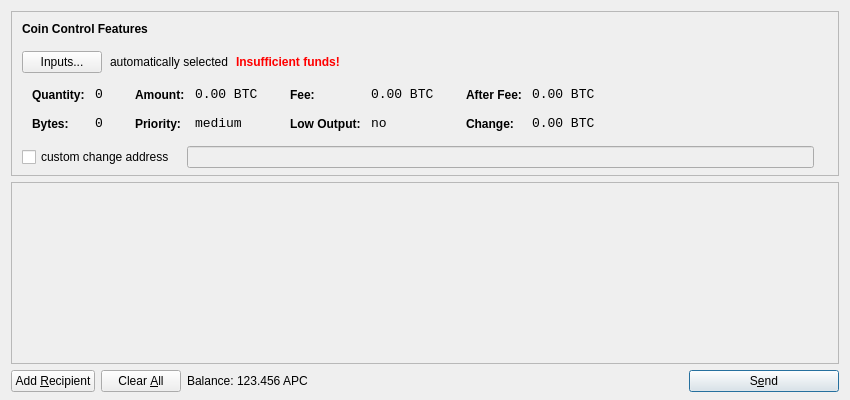
<?xml version="1.0" encoding="UTF-8"?>
<ui version="4.0">
 <class>SendCoinsDialog</class>
 <widget class="QDialog" name="SendCoinsDialog">
  <property name="geometry">
   <rect>
    <x>0</x>
    <y>0</y>
    <width>850</width>
    <height>400</height>
   </rect>
  </property>
  <property name="windowTitle">
   <string>Send Coins</string>
  </property>
  <layout class="QVBoxLayout" name="verticalLayout" stretch="0,1,0">
   <property name="bottomMargin">
    <number>8</number>
   </property>
   <item>
    <widget class="QFrame" name="frameCoinControl">
     <property name="sizePolicy">
      <sizepolicy hsizetype="Expanding" vsizetype="Expanding">
       <horstretch>0</horstretch>
       <verstretch>0</verstretch>
      </sizepolicy>
     </property>
     <property name="maximumSize">
      <size>
       <width>16777215</width>
       <height>16777215</height>
      </size>
     </property>
     <property name="frameShape">
      <enum>QFrame::StyledPanel</enum>
     </property>
     <property name="frameShadow">
      <enum>QFrame::Sunken</enum>
     </property>
     <layout class="QVBoxLayout" name="verticalLayoutCoinControl2">
      <property name="spacing">
       <number>-1</number>
      </property>
      <property name="leftMargin">
       <number>0</number>
      </property>
      <property name="topMargin">
       <number>0</number>
      </property>
      <property name="rightMargin">
       <number>0</number>
      </property>
      <property name="bottomMargin">
       <number>6</number>
      </property>
      <item>
       <layout class="QVBoxLayout" name="verticalLayoutCoinControl" stretch="0,0,0,0,1">
        <property name="spacing">
         <number>0</number>
        </property>
        <property name="leftMargin">
         <number>10</number>
        </property>
        <property name="topMargin">
         <number>10</number>
        </property>
        <item>
         <layout class="QHBoxLayout" name="horizontalLayoutCoinControl1">
          <property name="bottomMargin">
           <number>15</number>
          </property>
          <item>
           <widget class="QLabel" name="labelCoinControlFeatures">
            <property name="sizePolicy">
             <sizepolicy hsizetype="Preferred" vsizetype="Maximum">
              <horstretch>0</horstretch>
              <verstretch>0</verstretch>
             </sizepolicy>
            </property>
            <property name="font">
             <font>
              <weight>75</weight>
              <bold>true</bold>
             </font>
            </property>
            <property name="styleSheet">
             <string notr="true">font-weight:bold;</string>
            </property>
            <property name="text">
             <string>Coin Control Features</string>
            </property>
           </widget>
          </item>
         </layout>
        </item>
        <item>
         <layout class="QHBoxLayout" name="horizontalLayoutCoinControl2" stretch="0,0,0,0">
          <property name="spacing">
           <number>8</number>
          </property>
          <property name="bottomMargin">
           <number>10</number>
          </property>
          <item>
           <widget class="QPushButton" name="pushButtonCoinControl">
            <property name="styleSheet">
             <string notr="true"/>
            </property>
            <property name="text">
             <string>Inputs...</string>
            </property>
           </widget>
          </item>
          <item>
           <widget class="QLabel" name="labelCoinControlAutomaticallySelected">
            <property name="text">
             <string>automatically selected</string>
            </property>
            <property name="margin">
             <number>5</number>
            </property>
           </widget>
          </item>
          <item>
           <widget class="QLabel" name="labelCoinControlInsuffFunds">
            <property name="font">
             <font>
              <weight>75</weight>
              <bold>true</bold>
             </font>
            </property>
            <property name="styleSheet">
             <string notr="true">color:red;font-weight:bold;</string>
            </property>
            <property name="text">
             <string>Insufficient funds!</string>
            </property>
            <property name="margin">
             <number>5</number>
            </property>
           </widget>
          </item>
          <item>
           <spacer name="horizontalSpacerCoinControl">
            <property name="orientation">
             <enum>Qt::Horizontal</enum>
            </property>
            <property name="sizeHint" stdset="0">
             <size>
              <width>40</width>
              <height>1</height>
             </size>
            </property>
           </spacer>
          </item>
         </layout>
        </item>
        <item>
         <widget class="QWidget" name="widgetCoinControl" native="true">
          <property name="sizePolicy">
           <sizepolicy hsizetype="Preferred" vsizetype="Preferred">
            <horstretch>0</horstretch>
            <verstretch>0</verstretch>
           </sizepolicy>
          </property>
          <property name="minimumSize">
           <size>
            <width>0</width>
            <height>0</height>
           </size>
          </property>
          <property name="styleSheet">
           <string notr="true"/>
          </property>
          <layout class="QHBoxLayout" name="horizontalLayoutCoinControl5">
           <property name="margin">
            <number>0</number>
           </property>
           <item>
            <layout class="QHBoxLayout" name="horizontalLayoutCoinControl3" stretch="0,0,0,1">
             <property name="spacing">
              <number>20</number>
             </property>
             <property name="topMargin">
              <number>0</number>
             </property>
             <property name="bottomMargin">
              <number>10</number>
             </property>
             <item>
              <layout class="QFormLayout" name="formLayoutCoinControl1">
               <property name="horizontalSpacing">
                <number>10</number>
               </property>
               <property name="verticalSpacing">
                <number>14</number>
               </property>
               <property name="leftMargin">
                <number>10</number>
               </property>
               <property name="topMargin">
                <number>4</number>
               </property>
               <property name="rightMargin">
                <number>6</number>
               </property>
               <item row="0" column="0">
                <widget class="QLabel" name="labelCoinControlQuantityText">
                 <property name="styleSheet">
                  <string notr="true">font-weight:bold;</string>
                 </property>
                 <property name="text">
                  <string>Quantity:</string>
                 </property>
                 <property name="margin">
                  <number>0</number>
                 </property>
                </widget>
               </item>
               <item row="0" column="1">
                <widget class="QLabel" name="labelCoinControlQuantity">
                 <property name="font">
                  <font>
                   <family>Monospace</family>
                   <pointsize>10</pointsize>
                  </font>
                 </property>
                 <property name="cursor">
                  <cursorShape>IBeamCursor</cursorShape>
                 </property>
                 <property name="contextMenuPolicy">
                  <enum>Qt::ActionsContextMenu</enum>
                 </property>
                 <property name="text">
                  <string notr="true">0</string>
                 </property>
                 <property name="margin">
                  <number>0</number>
                 </property>
                 <property name="textInteractionFlags">
                  <set>Qt::LinksAccessibleByMouse|Qt::TextSelectableByKeyboard|Qt::TextSelectableByMouse</set>
                 </property>
                </widget>
               </item>
               <item row="1" column="0">
                <widget class="QLabel" name="labelCoinControlBytesText">
                 <property name="styleSheet">
                  <string notr="true">font-weight:bold;</string>
                 </property>
                 <property name="text">
                  <string>Bytes:</string>
                 </property>
                </widget>
               </item>
               <item row="1" column="1">
                <widget class="QLabel" name="labelCoinControlBytes">
                 <property name="font">
                  <font>
                   <family>Monospace</family>
                   <pointsize>10</pointsize>
                  </font>
                 </property>
                 <property name="cursor">
                  <cursorShape>IBeamCursor</cursorShape>
                 </property>
                 <property name="contextMenuPolicy">
                  <enum>Qt::ActionsContextMenu</enum>
                 </property>
                 <property name="text">
                  <string notr="true">0</string>
                 </property>
                 <property name="textInteractionFlags">
                  <set>Qt::LinksAccessibleByMouse|Qt::TextSelectableByKeyboard|Qt::TextSelectableByMouse</set>
                 </property>
                </widget>
               </item>
              </layout>
             </item>
             <item>
              <layout class="QFormLayout" name="formLayoutCoinControl2">
               <property name="horizontalSpacing">
                <number>10</number>
               </property>
               <property name="verticalSpacing">
                <number>14</number>
               </property>
               <property name="leftMargin">
                <number>6</number>
               </property>
               <property name="topMargin">
                <number>4</number>
               </property>
               <property name="rightMargin">
                <number>6</number>
               </property>
               <item row="0" column="0">
                <widget class="QLabel" name="labelCoinControlAmountText">
                 <property name="styleSheet">
                  <string notr="true">font-weight:bold;</string>
                 </property>
                 <property name="text">
                  <string>Amount:</string>
                 </property>
                 <property name="margin">
                  <number>0</number>
                 </property>
                </widget>
               </item>
               <item row="0" column="1">
                <widget class="QLabel" name="labelCoinControlAmount">
                 <property name="font">
                  <font>
                   <family>Monospace</family>
                   <pointsize>10</pointsize>
                  </font>
                 </property>
                 <property name="cursor">
                  <cursorShape>IBeamCursor</cursorShape>
                 </property>
                 <property name="contextMenuPolicy">
                  <enum>Qt::ActionsContextMenu</enum>
                 </property>
                 <property name="text">
                  <string notr="true">0.00 BTC</string>
                 </property>
                 <property name="textInteractionFlags">
                  <set>Qt::LinksAccessibleByMouse|Qt::TextSelectableByKeyboard|Qt::TextSelectableByMouse</set>
                 </property>
                </widget>
               </item>
               <item row="1" column="0">
                <widget class="QLabel" name="labelCoinControlPriorityText">
                 <property name="styleSheet">
                  <string notr="true">font-weight:bold;</string>
                 </property>
                 <property name="text">
                  <string>Priority:</string>
                 </property>
                </widget>
               </item>
               <item row="1" column="1">
                <widget class="QLabel" name="labelCoinControlPriority">
                 <property name="font">
                  <font>
                   <family>Monospace</family>
                   <pointsize>10</pointsize>
                  </font>
                 </property>
                 <property name="cursor">
                  <cursorShape>IBeamCursor</cursorShape>
                 </property>
                 <property name="contextMenuPolicy">
                  <enum>Qt::ActionsContextMenu</enum>
                 </property>
                 <property name="text">
                  <string>medium</string>
                 </property>
                 <property name="textInteractionFlags">
                  <set>Qt::LinksAccessibleByMouse|Qt::TextSelectableByKeyboard|Qt::TextSelectableByMouse</set>
                 </property>
                </widget>
               </item>
              </layout>
             </item>
             <item>
              <layout class="QFormLayout" name="formLayoutCoinControl3">
               <property name="horizontalSpacing">
                <number>10</number>
               </property>
               <property name="verticalSpacing">
                <number>14</number>
               </property>
               <property name="leftMargin">
                <number>6</number>
               </property>
               <property name="topMargin">
                <number>4</number>
               </property>
               <property name="rightMargin">
                <number>6</number>
               </property>
               <item row="0" column="0">
                <widget class="QLabel" name="labelCoinControlFeeText">
                 <property name="styleSheet">
                  <string notr="true">font-weight:bold;</string>
                 </property>
                 <property name="text">
                  <string>Fee:</string>
                 </property>
                 <property name="margin">
                  <number>0</number>
                 </property>
                </widget>
               </item>
               <item row="0" column="1">
                <widget class="QLabel" name="labelCoinControlFee">
                 <property name="font">
                  <font>
                   <family>Monospace</family>
                   <pointsize>10</pointsize>
                  </font>
                 </property>
                 <property name="cursor">
                  <cursorShape>IBeamCursor</cursorShape>
                 </property>
                 <property name="contextMenuPolicy">
                  <enum>Qt::ActionsContextMenu</enum>
                 </property>
                 <property name="text">
                  <string notr="true">0.00 BTC</string>
                 </property>
                 <property name="textInteractionFlags">
                  <set>Qt::LinksAccessibleByMouse|Qt::TextSelectableByKeyboard|Qt::TextSelectableByMouse</set>
                 </property>
                </widget>
               </item>
               <item row="1" column="0">
                <widget class="QLabel" name="labelCoinControlLowOutputText">
                 <property name="styleSheet">
                  <string notr="true">font-weight:bold;</string>
                 </property>
                 <property name="text">
                  <string>Low Output:</string>
                 </property>
                </widget>
               </item>
               <item row="1" column="1">
                <widget class="QLabel" name="labelCoinControlLowOutput">
                 <property name="font">
                  <font>
                   <family>Monospace</family>
                   <pointsize>10</pointsize>
                  </font>
                 </property>
                 <property name="cursor">
                  <cursorShape>IBeamCursor</cursorShape>
                 </property>
                 <property name="contextMenuPolicy">
                  <enum>Qt::ActionsContextMenu</enum>
                 </property>
                 <property name="text">
                  <string>no</string>
                 </property>
                 <property name="textInteractionFlags">
                  <set>Qt::LinksAccessibleByMouse|Qt::TextSelectableByKeyboard|Qt::TextSelectableByMouse</set>
                 </property>
                </widget>
               </item>
              </layout>
             </item>
             <item>
              <layout class="QFormLayout" name="formLayoutCoinControl4">
               <property name="horizontalSpacing">
                <number>10</number>
               </property>
               <property name="verticalSpacing">
                <number>14</number>
               </property>
               <property name="leftMargin">
                <number>6</number>
               </property>
               <property name="topMargin">
                <number>4</number>
               </property>
               <property name="rightMargin">
                <number>6</number>
               </property>
               <item row="0" column="0">
                <widget class="QLabel" name="labelCoinControlAfterFeeText">
                 <property name="styleSheet">
                  <string notr="true">font-weight:bold;</string>
                 </property>
                 <property name="text">
                  <string>After Fee:</string>
                 </property>
                 <property name="margin">
                  <number>0</number>
                 </property>
                </widget>
               </item>
               <item row="0" column="1">
                <widget class="QLabel" name="labelCoinControlAfterFee">
                 <property name="font">
                  <font>
                   <family>Monospace</family>
                   <pointsize>10</pointsize>
                  </font>
                 </property>
                 <property name="cursor">
                  <cursorShape>IBeamCursor</cursorShape>
                 </property>
                 <property name="contextMenuPolicy">
                  <enum>Qt::ActionsContextMenu</enum>
                 </property>
                 <property name="text">
                  <string notr="true">0.00 BTC</string>
                 </property>
                 <property name="textInteractionFlags">
                  <set>Qt::LinksAccessibleByMouse|Qt::TextSelectableByKeyboard|Qt::TextSelectableByMouse</set>
                 </property>
                </widget>
               </item>
               <item row="1" column="0">
                <widget class="QLabel" name="labelCoinControlChangeText">
                 <property name="styleSheet">
                  <string notr="true">font-weight:bold;</string>
                 </property>
                 <property name="text">
                  <string>Change:</string>
                 </property>
                </widget>
               </item>
               <item row="1" column="1">
                <widget class="QLabel" name="labelCoinControlChange">
                 <property name="font">
                  <font>
                   <family>Monospace</family>
                   <pointsize>10</pointsize>
                  </font>
                 </property>
                 <property name="cursor">
                  <cursorShape>IBeamCursor</cursorShape>
                 </property>
                 <property name="contextMenuPolicy">
                  <enum>Qt::ActionsContextMenu</enum>
                 </property>
                 <property name="text">
                  <string notr="true">0.00 BTC</string>
                 </property>
                 <property name="textInteractionFlags">
                  <set>Qt::LinksAccessibleByMouse|Qt::TextSelectableByKeyboard|Qt::TextSelectableByMouse</set>
                 </property>
                </widget>
               </item>
              </layout>
             </item>
            </layout>
           </item>
          </layout>
         </widget>
        </item>
        <item>
         <layout class="QHBoxLayout" name="horizontalLayoutCoinControl4" stretch="0,0,0">
          <property name="spacing">
           <number>12</number>
          </property>
          <property name="sizeConstraint">
           <enum>QLayout::SetDefaultConstraint</enum>
          </property>
          <property name="topMargin">
           <number>5</number>
          </property>
          <property name="rightMargin">
           <number>5</number>
          </property>
          <item>
           <widget class="QCheckBox" name="checkBoxCoinControlChange">
            <property name="text">
             <string>custom change address</string>
            </property>
           </widget>
          </item>
          <item>
           <widget class="QLineEdit" name="lineEditCoinControlChange">
            <property name="enabled">
             <bool>false</bool>
            </property>
            <property name="sizePolicy">
             <sizepolicy hsizetype="Expanding" vsizetype="Fixed">
              <horstretch>0</horstretch>
              <verstretch>0</verstretch>
             </sizepolicy>
            </property>
           </widget>
          </item>
          <item>
           <widget class="QLabel" name="labelCoinControlChangeLabel">
            <property name="sizePolicy">
             <sizepolicy hsizetype="Preferred" vsizetype="Expanding">
              <horstretch>0</horstretch>
              <verstretch>0</verstretch>
             </sizepolicy>
            </property>
            <property name="minimumSize">
             <size>
              <width>0</width>
              <height>0</height>
             </size>
            </property>
            <property name="text">
             <string/>
            </property>
            <property name="margin">
             <number>3</number>
            </property>
           </widget>
          </item>
         </layout>
        </item>
        <item>
         <spacer name="verticalSpacerCoinControl">
          <property name="orientation">
           <enum>Qt::Vertical</enum>
          </property>
          <property name="sizeHint" stdset="0">
           <size>
            <width>800</width>
            <height>1</height>
           </size>
          </property>
         </spacer>
        </item>
       </layout>
      </item>
     </layout>
    </widget>
   </item>
   <item>
    <widget class="QScrollArea" name="scrollArea">
     <property name="widgetResizable">
      <bool>true</bool>
     </property>
     <widget class="QWidget" name="scrollAreaWidgetContents">
      <property name="geometry">
       <rect>
        <x>0</x>
        <y>0</y>
        <width>830</width>
        <height>165</height>
       </rect>
      </property>
      <layout class="QVBoxLayout" name="verticalLayout_2">
       <property name="margin">
        <number>0</number>
       </property>
       <item>
        <layout class="QVBoxLayout" name="entries">
         <property name="spacing">
          <number>6</number>
         </property>
        </layout>
       </item>
       <item>
        <spacer name="verticalSpacer">
         <property name="orientation">
          <enum>Qt::Vertical</enum>
         </property>
         <property name="sizeHint" stdset="0">
          <size>
           <width>20</width>
           <height>40</height>
          </size>
         </property>
        </spacer>
       </item>
      </layout>
     </widget>
    </widget>
   </item>
   <item>
    <layout class="QHBoxLayout" name="horizontalLayout">
     <item>
      <widget class="QPushButton" name="addButton">
       <property name="toolTip">
        <string>Send to multiple recipients at once</string>
       </property>
       <property name="text">
        <string>Add &amp;Recipient</string>
       </property>
       <property name="icon">
        <iconset resource="../bitcoin.qrc">
         <normaloff>:/icons/add</normaloff>:/icons/add</iconset>
       </property>
       <property name="autoDefault">
        <bool>false</bool>
       </property>
      </widget>
     </item>
     <item>
      <widget class="QPushButton" name="clearButton">
       <property name="sizePolicy">
        <sizepolicy hsizetype="Minimum" vsizetype="Fixed">
         <horstretch>0</horstretch>
         <verstretch>0</verstretch>
        </sizepolicy>
       </property>
       <property name="toolTip">
        <string>Remove all transaction fields</string>
       </property>
       <property name="text">
        <string>Clear &amp;All</string>
       </property>
       <property name="icon">
        <iconset resource="../bitcoin.qrc">
         <normaloff>:/icons/remove</normaloff>:/icons/remove</iconset>
       </property>
       <property name="autoRepeatDelay">
        <number>300</number>
       </property>
       <property name="autoDefault">
        <bool>false</bool>
       </property>
      </widget>
     </item>
     <item>
      <layout class="QHBoxLayout" name="horizontalLayout_2">
       <property name="spacing">
        <number>3</number>
       </property>
       <item>
        <widget class="QLabel" name="label">
         <property name="text">
          <string>Balance:</string>
         </property>
        </widget>
       </item>
       <item>
        <widget class="QLabel" name="labelBalance">
         <property name="cursor">
          <cursorShape>IBeamCursor</cursorShape>
         </property>
         <property name="text">
          <string>123.456 APC</string>
         </property>
         <property name="textInteractionFlags">
          <set>Qt::LinksAccessibleByMouse|Qt::TextSelectableByKeyboard|Qt::TextSelectableByMouse</set>
         </property>
        </widget>
       </item>
      </layout>
     </item>
     <item>
      <spacer name="horizontalSpacer">
       <property name="orientation">
        <enum>Qt::Horizontal</enum>
       </property>
       <property name="sizeHint" stdset="0">
        <size>
         <width>40</width>
         <height>20</height>
        </size>
       </property>
      </spacer>
     </item>
     <item>
      <widget class="QPushButton" name="sendButton">
       <property name="minimumSize">
        <size>
         <width>150</width>
         <height>0</height>
        </size>
       </property>
       <property name="toolTip">
        <string>Confirm the send action</string>
       </property>
       <property name="text">
        <string>S&amp;end</string>
       </property>
       <property name="icon">
        <iconset resource="../bitcoin.qrc">
         <normaloff>:/icons/send</normaloff>:/icons/send</iconset>
       </property>
       <property name="default">
        <bool>true</bool>
       </property>
      </widget>
     </item>
    </layout>
   </item>
  </layout>
 </widget>
 <resources>
  <include location="../bitcoin.qrc"/>
 </resources>
 <connections/>
</ui>
